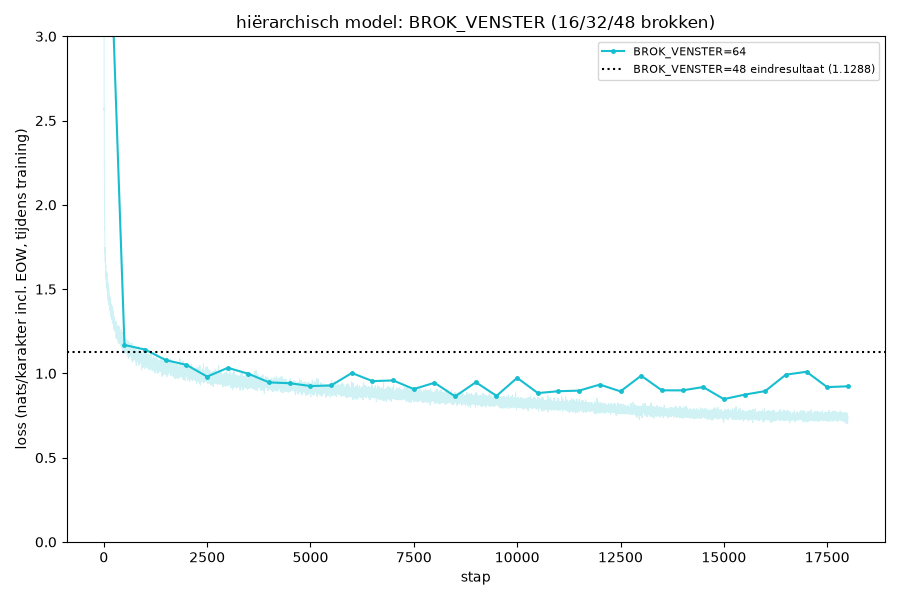

Source code (Python):
"""Vervolg op hierarchisch_sweep7.py: BROK_VENSTER bleek een duidelijke,
monotone hefboom (16: +0,080, 48: -0,024 t.o.v. de oude 32-standaard). Zet
die trend door: helpt 64 nog verder, of vlakt het hier al af zoals eerder bij
de binnen-diepte gebeurde (6->8 lagen leverde niets meer op)?

Winnende architectuur (128/6 binnen, 160/5 buiten, lr=3e-3) blijft vast;
alleen BROK_VENSTER varieert. MAX_BROK_LENGTE blijft 16, dezelfde brok-tensor
wordt hergebruikt.
"""
import time
from pathlib import Path

import torch
import torch.nn.functional as F
import matplotlib
matplotlib.use("Agg")
import matplotlib.pyplot as plt

from exp import APPARAAT, DATA_MAP, TEKST_BESTANDEN, TRAIN_FRACTIE, CharTokenizer
from hierarchisch import (splits_in_brokken, codeer_brok, bouw_brok_tensor, maak_woord_batch,
                          HierarchischModel, genereer_hierarchisch)

MAX_BROK_LENGTE = 16
N_EMBED_BINNEN = 128
N_LAGEN_ENC = 6
N_LAGEN_DEC = 6
N_KOPPEN_BINNEN = 4
N_EMBED_BUITEN = 160
N_LAGEN_BUITEN = 5
N_KOPPEN_BUITEN = 4
AANTAL = 64
N_STAPPEN = 18000
EVAL_INTERVAL = 500
LR, DROPOUT = 3e-3, 0.1

BASELINE_CHAR = 1.2605
WINNAAR = 1.1288  # BROK_VENSTER=48 - zie sweep7

VARIANTEN_VENSTER = [64]

boeken = [(n, (DATA_MAP / n).read_text(encoding="utf-8")) for n in TEKST_BESTANDEN]
tekst = "".join(t for _, t in boeken)
tok = CharTokenizer(tekst)
EOW_ID, PAD_ID = tok.vocab_size, tok.vocab_size + 1
print(f"apparaat={APPARAAT}  vocab={tok.vocab_size}  totaal={len(tekst):,} karakters\n", flush=True)

train_brokken, test_brokken = bouw_brok_tensor(boeken, tok, MAX_BROK_LENGTE, EOW_ID, PAD_ID, TRAIN_FRACTIE)
train_brokken, test_brokken = train_brokken.to(APPARAAT), test_brokken.to(APPARAAT)
print(f"brokken: train={train_brokken.shape[0]:,}  test={test_brokken.shape[0]:,}\n", flush=True)

UITVOER = Path(__file__).parent / "hierarchisch_sweep8_resultaten.pt"
resultaten = torch.load(UITVOER) if UITVOER.exists() else {}

for brok_venster in VARIANTEN_VENSTER:
    naam = f"BROK_VENSTER={brok_venster}"
    if naam in resultaten:
        r = resultaten[naam]
        print(f"{naam:>22s}  nats/char {r['nats_excl']:.4f}  (overgeslagen)", flush=True)
        continue

    torch.manual_seed(0)
    model = HierarchischModel(
        tok_vocab_size=tok.vocab_size, pad_id=PAD_ID, eow_id=EOW_ID, max_brok_lengte=MAX_BROK_LENGTE,
        n_embed_binnen=N_EMBED_BINNEN, n_lagen_enc=N_LAGEN_ENC, n_lagen_dec=N_LAGEN_DEC,
        n_koppen_binnen=N_KOPPEN_BINNEN, n_embed_buiten=N_EMBED_BUITEN, n_lagen_buiten=N_LAGEN_BUITEN,
        n_koppen_buiten=N_KOPPEN_BUITEN, brok_venster=brok_venster, dropout=DROPOUT,
    ).to(APPARAAT)
    n_par = sum(p.numel() for p in model.parameters())
    optimizer = torch.optim.AdamW(model.parameters(), lr=LR)
    scheduler = torch.optim.lr_scheduler.CosineAnnealingLR(optimizer, T_max=N_STAPPEN)
    char_vocab_out = model.decoder.uit.out_features

    print(f"\n--- {naam} ({n_par:,} parameters) ---", flush=True)
    t0 = time.time()
    train_losses, test_stappen, test_losses = [], [], []
    hoogste_train_loss_na_opwarmen = 0.0
    for stap in range(N_STAPPEN):
        x_b, y_b = maak_woord_batch(train_brokken, brok_venster, AANTAL)
        logits = model(x_b, y_b)
        loss = F.cross_entropy(logits.reshape(-1, char_vocab_out), y_b.reshape(-1), ignore_index=PAD_ID)
        optimizer.zero_grad(); loss.backward(); optimizer.step(); scheduler.step()
        train_losses.append(loss.item())
        if stap > 1000:
            hoogste_train_loss_na_opwarmen = max(hoogste_train_loss_na_opwarmen, loss.item())

        if stap % EVAL_INTERVAL == 0 or stap == N_STAPPEN - 1:
            model.eval()
            with torch.no_grad():
                x_t, y_t = maak_woord_batch(test_brokken, brok_venster, AANTAL)
                logits_t = model(x_t, y_t)
                loss_t = F.cross_entropy(logits_t.reshape(-1, char_vocab_out), y_t.reshape(-1), ignore_index=PAD_ID)
            model.train()
            test_stappen.append(stap); test_losses.append(loss_t.item())
            print(f"  stap {stap:>6}  train {loss.item():.3f}  test {loss_t.item():.3f}  "
                  f"({time.time()-t0:.0f}s)", flush=True)

    model.eval()
    som_excl, aantal_excl = 0.0, 0
    with torch.no_grad():
        for _ in range(20):
            x_t, y_t = maak_woord_batch(test_brokken, brok_venster, 256)
            logits_t = model(x_t, y_t)
            verlies = F.cross_entropy(logits_t.reshape(-1, char_vocab_out), y_t.reshape(-1),
                                      ignore_index=PAD_ID, reduction="none")
            y_flat = y_t.reshape(-1)
            inhoud = (y_flat != PAD_ID) & (y_flat != EOW_ID)
            som_excl += verlies[inhoud].sum().item()
            aantal_excl += inhoud.sum().item()
    nats_excl = som_excl / aantal_excl

    voorbeeld_brokken = [codeer_brok(b, tok, MAX_BROK_LENGTE, EOW_ID, PAD_ID) for b in splits_in_brokken("Op een dag ")]
    voorbeeld_tekst, _ = genereer_hierarchisch(model, tok, voorbeeld_brokken, brok_venster=brok_venster,
                                               n_nieuwe_woorden=30, apparaat=APPARAAT, temperatuur=0.7)

    resultaten[naam] = dict(train_losses=train_losses, test_stappen=test_stappen, test_losses=test_losses,
                            nats_excl=nats_excl, n_par=n_par, voorbeeld=voorbeeld_tekst,
                            hoogste_train_loss_na_opwarmen=hoogste_train_loss_na_opwarmen, brok_venster=brok_venster,
                            state_dict={k: v.cpu() for k, v in model.state_dict().items()})
    print(f"  KLAAR: nats/karakter (excl EOW) = {nats_excl:.4f}  "
          f"({'STABIEL' if hoogste_train_loss_na_opwarmen < 3 else 'INSTABIEL'})  "
          f"({(time.time()-t0)/60:.1f} min)", flush=True)
    print(f"  voorbeeld: {voorbeeld_tekst!r}", flush=True)
    torch.save(resultaten, UITVOER)

print("\n" + "=" * 70)
print(f"{'':>22s}  nats/char   verschil vs winnaar (BROK_VENSTER=48: 1,1288)")
print(f"{'char-model':>22s}  {BASELINE_CHAR:>9.4f}")
print(f"{'BROK_VENSTER=48':>22s}  {WINNAAR:>9.4f}   (referentie)")
for brok_venster in VARIANTEN_VENSTER:
    naam = f"BROK_VENSTER={brok_venster}"
    r = resultaten[naam]
    print(f"{naam:>22s}  {r['nats_excl']:>9.4f}   {r['nats_excl']-WINNAAR:>+9.4f}")

scores = {"BROK_VENSTER=48": WINNAAR}
for brok_venster in VARIANTEN_VENSTER:
    naam = f"BROK_VENSTER={brok_venster}"
    scores[naam] = resultaten[naam]["nats_excl"]
beste_naam = min(scores, key=scores.get)
print(f"\nbeste: {beste_naam}  ({scores[beste_naam]:.4f})")
if beste_naam != "BROK_VENSTER=48" and scores[beste_naam] < WINNAAR:
    print("NIEUWE WINNAAR gevonden!")

fig, ax = plt.subplots(figsize=(9, 6))
for brok_venster, kleur in zip(VARIANTEN_VENSTER, ["tab:cyan"]):
    naam = f"BROK_VENSTER={brok_venster}"
    r = resultaten[naam]
    ax.plot(range(len(r["train_losses"])), r["train_losses"], color=kleur, alpha=0.2, linewidth=0.7)
    ax.plot(r["test_stappen"], r["test_losses"], color=kleur, marker="o", markersize=2.5, label=naam)
ax.axhline(WINNAAR, color="black", linestyle=":", label=f"BROK_VENSTER=48 eindresultaat ({WINNAAR})")
ax.set_ylim(0, 3)
ax.set_xlabel("stap"); ax.set_ylabel("loss (nats/karakter incl. EOW, tijdens training)")
ax.set_title("hiërarchisch model: BROK_VENSTER (16/32/48 brokken)")
ax.legend(fontsize=8)
fig.tight_layout()
plot_pad = Path(__file__).parent / "hierarchisch_sweep8.png"
fig.savefig(plot_pad)
print(f"\nplot opgeslagen: {plot_pad}", flush=True)
